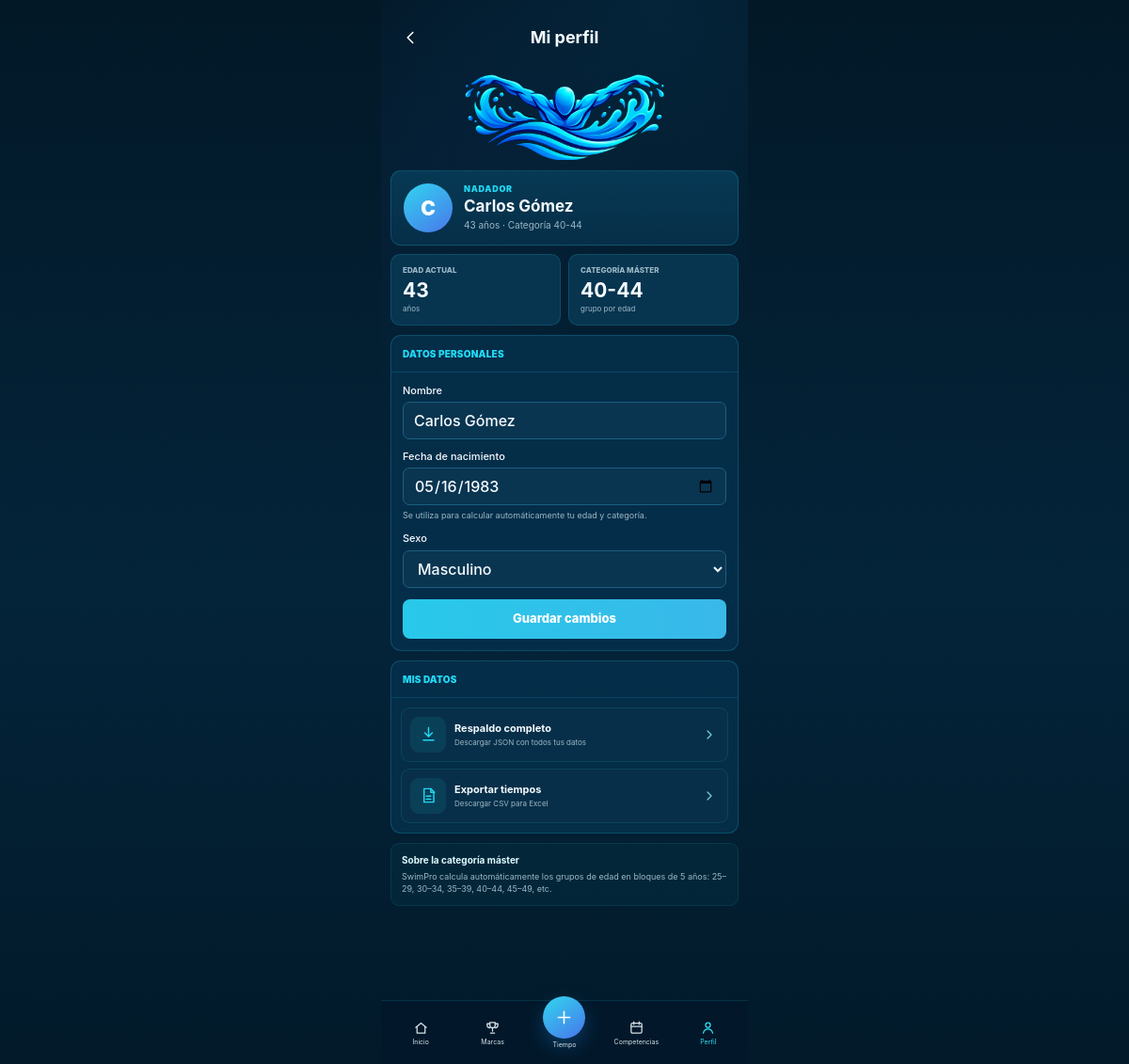
/profile, run on the app's committed database.
### tables this page shows
CREATE TABLE profile (
        id INTEGER PRIMARY KEY CHECK (id = 1),
        name TEXT NOT NULL DEFAULT 'Mi perfil',
        birth_date TEXT,
        sex TEXT
    );

### app.py (the view, shortened to what this page needs)
@app.route("/profile", methods=["GET", "POST"])
def profile():
    conn = get_db()
    data = conn.execute("SELECT * FROM profile WHERE id=1").fetchone()
    age = age_on_date(data["birth_date"]) if data else None
    category = masters_category(age)
    conn.close()
    return render_template("profile.html", profile=data, age=age, category=category)

### app.py (called while the page is built)
def get_db():
    conn = sqlite3.connect(DB)
    conn.row_factory = sqlite3.Row
    conn.execute("PRAGMA foreign_keys = ON")
    return conn

def age_on_date(birth_date_str, on_date=None):
    if not birth_date_str:
        return None
    try:
        born = datetime.strptime(birth_date_str, "%Y-%m-%d").date()
    except ValueError:
        return None
    on_date = on_date or date.today()
    return on_date.year - born.year - ((on_date.month, on_date.day) < (born.month, born.day))

def masters_category(age):
    if age is None:
        return None
    if age < 25:
        return "Open"
    start = 25 + ((age - 25) // 5) * 5
    return f"{start}-{start + 4}"

### templates/profile.html (shortened to what this page needs)
{% extends "base.html" %}
{% block content %}
<div class="sp-profile-v13">
  <header class="sp-profile-header">
    <a href="{{ url_for('index') }}" class="sp-profile-back" aria-label="Volver">
      <svg viewBox="0 0 24 24"><path d="m15 18-6-6 6-6"/></svg>
    </a>
    <h1>Mi perfil</h1>
    <span class="sp-profile-header-space"></span>
  </header>
  <section class="sp-profile-brand">
    <img src="{{ url_for('static', filename='swimpro_logo_user.png') }}"
         alt="SwimPro Professional Swimming App">
  </section>
  <section class="sp-profile-person">
    <div class="sp-profile-avatar">
      {{ (profile.name or 'S')[0]|upper }}
    </div>
    <div class="sp-profile-person-copy">
      <span class="sp-profile-kicker">NADADOR</span>
      <strong>{{ profile.name }}</strong>
      {% if age is not none %}
        <small>{{ age }} años · Categoría {{ category }}</small>
      {% else %}
        <small>Completa tu fecha de nacimiento</small>
      {% endif %}
    </div>
  </section>
  {% if age is not none %}
  <section class="sp-profile-stats">
    <article>
      <span>EDAD ACTUAL</span>
      <strong>{{ age }}</strong>
      <small>años</small>
    </article>
    <article>
      <span>CATEGORÍA MÁSTER</span>
      <strong>{{ category }}</strong>
      <small>grupo por edad</small>
    </article>
  </section>
  {% endif %}
  <section class="sp-profile-card">
    <div class="sp-profile-card-title">DATOS PERSONALES</div>
    <form class="sp-profile-form" method="post">
      <label>
        <span>Nombre</span>
        <input name="name" value="{{ profile.name }}" required>
      </label>
      <label>
        <span>Fecha de nacimiento</span>
        <input type="date"
               name="birth_date"
               value="{{ profile.birth_date or '' }}">
        <small>Se utiliza para calcular automáticamente tu edad y categoría.</small>
      </label>
      <label>
        <span>Sexo</span>
        <select name="sex">
          <option value="M" {% if profile.sex == 'M' %}selected{% endif %}>Masculino</option>
        </select>
      </label>
      <button type="submit" class="sp-profile-save">
        Guardar cambios
      </button>
    </form>
  </section>
  <section class="sp-profile-card">
    <div class="sp-profile-card-title">MIS DATOS</div>
    <div class="sp-profile-downloads">
      <a href="{{ url_for('export_json') }}">
        <div class="sp-profile-download-icon">
          <svg viewBox="0 0 24 24">
            <path d="M12 3v12M7 10l5 5 5-5"/>
            <path d="M5 20h14"/>
          </svg>
        </div>
        <div>
          <strong>Respaldo completo</strong>
          <span>Descargar JSON con todos tus datos</span>
        </div>
        <svg class="sp-profile-chevron" viewBox="0 0 24 24">
          <path d="m9 6 6 6-6 6"/>
        </svg>
      </a>
      <a href="{{ url_for('export_csv') }}">
        <div class="sp-profile-download-icon">
          <svg viewBox="0 0 24 24">
            <path d="M6 3h9l4 4v14H6z"/>
            <path d="M15 3v5h5M9 13h6M9 17h6"/>
          </svg>
        </div>
        <div>
          <strong>Exportar tiempos</strong>
          <span>Descargar CSV para Excel</span>
        </div>
        <svg class="sp-profile-chevron" viewBox="0 0 24 24">
          <path d="m9 6 6 6-6 6"/>
        </svg>
      </a>
    </div>
  </section>
  <section class="sp-profile-info">
    <strong>Sobre la categoría máster</strong>
    <p>
      SwimPro calcula automáticamente los grupos de edad en bloques de
      5 años: 25–29, 30–34, 35–39, 40–44, 45–49, etc.
    </p>
  </section>
</div>
{% endblock %}

### data on the page
profile: name "C", name "Carlos Gómez", birth_date "05/16/1983", sex "Masculino"

### other printed values
{{ age }} "43"
{{ category }} "40-44"
